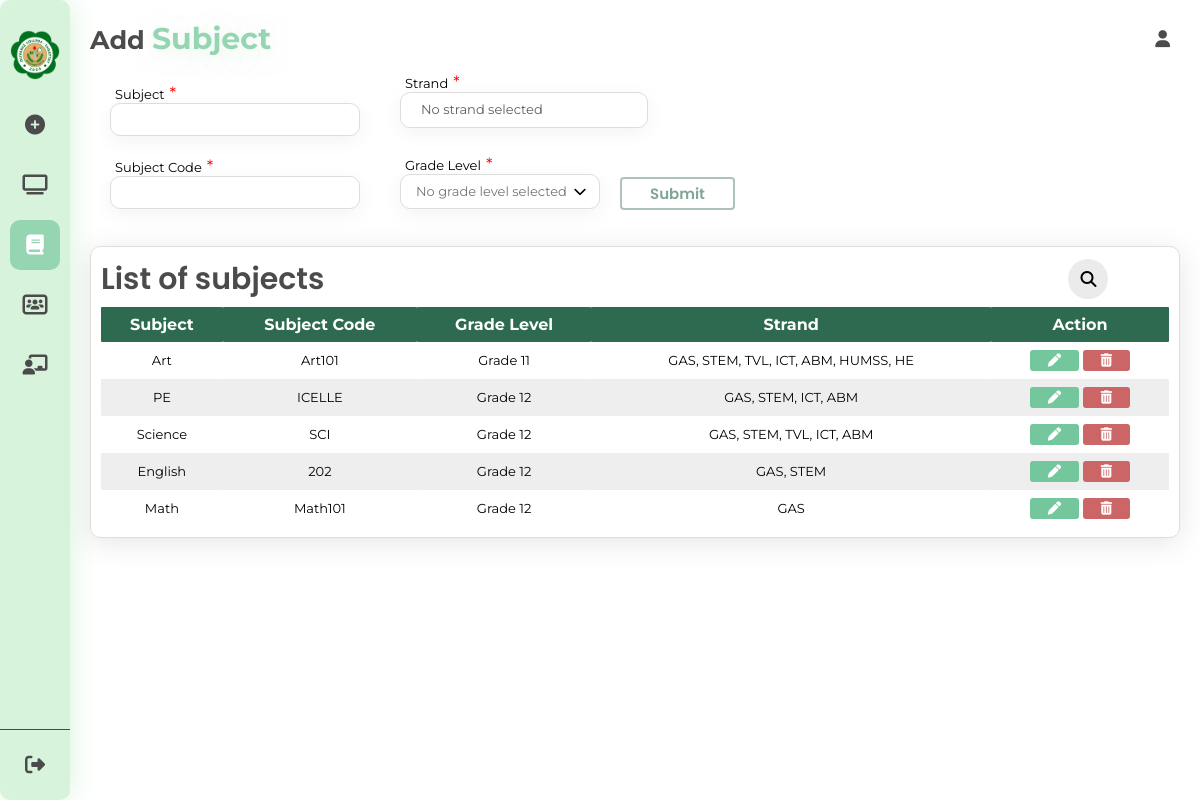
Screenshot of /subject.php (signed in) with the database file from the repository.
### tables this page shows
CREATE TABLE `subjects` (
  `id` int(11) NOT NULL,
  `subject_name` varchar(255) NOT NULL,
  `subject_code` varchar(255) NOT NULL,
  `grade_level` varchar(255) NOT NULL,
  `strand` varchar(255) NOT NULL
);

### subject.php (the view, shortened to what this page needs)
<?php
include('connect.php');
?>
<!DOCTYPE html>
<html lang="en">
<head>
  <link rel="stylesheet" href="subject.css" />
  <link rel="stylesheet" href="https://cdnjs.cloudflare.com/ajax/libs/font-awesome/6.5.1/css/all.min.css" />
</head>
<body>
  <div class="container">
    <nav>
      <div class="logo">
        <img src="./img/olivarez-college-tagaytay-logo.png" alt="oct logo">
      </div>
      <div class="public">
        <a href="./generate.php"><i class="fa-solid fa-circle-plus"></i><span>Create schedule</span></a>
        <a href="./dashboard.php"> <i class="fa-solid fa-tv"></i><span>Dashboard</span></a>
        <a href="./subject.php" class="active"><i class="fa-solid fa-book"></i><span>Subjects</span></a>
        <a href="./section.php"><i class="fa-solid fa-users-rectangle"></i><span>Sections</span></a>
        <a href="./teachers.php"><i class="fa-solid fa-chalkboard-user"></i> <span>Teachers</span></a>
      </div>
      <div class="admin">
        <a class="logout"><i class="fa-solid fa-right-from-bracket"></i><span>Logout</span></a>
      </div>
    </nav>
    <section class="main-content">
      <div class="main-logo">
        <h1>Add <span>Subject</span></h1>
        <i class="fa-solid fa-user"></i>
      </div>
      <div class="inputs">
        <form name="subjectForm" action="add_subject.php" method="post" onsubmit="return validateForm()">
          <div class="subject-code">
            <div class="subj-code">
              <span>Subject<span style="color: red; font-size: 1.3em">*</span></span>
              <input type="text" class="first-name input" autocomplete="off" name="subject_name" />
            </div>
            <div class="subj-code">
              <span>Subject Code<span style="color: red; font-size: 1.3em">*</span></span>
              <input type="text" class="first-name input" autocomplete="off" name="subject_code" />
            </div>
          </div>
          <div class="yrlvl-gradelvl">
            <div class="strand-dropdown">
              <span class="input-info">
                Strand<span style="color: red; font-size: 1.3em">*</span>
              </span>
            </div>
            <div class="dropdown-gradelvl">
              <span class="input-info">Grade Level<span style="color: red; font-size: 1.3em">*</span></span>
              <input type="text" class="textbox-grade input" placeholder="No grade level selected" readonly name="grade_level" />
              <span class="icon-down"><i class="fa-solid fa-chevron-down"></i></span>
            </div>
          </div>
          <div class="button-submit">
            <button href="" class="btn-submit">Submit</button>
          </div>
        </form>
      </div>
      <div class="subject-table">
        <div class="table-header">
          <span>List of subjects</span>
          <div class="table-search">
            <form class="search-container">
              <input id="search-box" type="text" class="search-box" name="" />
              <label for="search-box"><i class="fa-solid fa-magnifying-glass search-icon"></i></label>
            </form>
          </div>
        </div>
        <div class="table-container">
          <table class="table">
            <thead>
              <tr>
                <th>Subject</th>
                <th>Subject Code</th>
                <th>Grade Level</th>
                <th>Strand</th>
                <th>Action</th>
              </tr>
            </thead>
            <tbody>
              <?php
              $query = "SELECT * FROM subjects ORDER BY id DESC";
              $result = $conn->query($query);
              if ($result->num_rows > 0) {
                while ($row = $result->fetch_assoc()) {
                  echo "<tr>";
                  echo "<td>" . $row['subject_name'] . "</td>";
                  echo "<td>" . $row['subject_code'] . "</td>";
                  echo "<td>" . $row['grade_level'] . "</td>";
                  echo "<td>" . $row['strand'] . "</td>";
                  echo "<td>
                    <a href='edit_page_subjects.php?id=" . $row['id'] . "'><button class='edit'><i class='fa-solid fa-pen'></i></button></a>
                    <a href='delete_subjects.php?id=" . $row['id'] . "'><button class='delete' type='submit' name='delete'><i class='fa-solid fa-trash-can'></i></button></a>
                    </td>";
                  echo "</tr>";
                }
              } else {
                echo "<tr><td colspan='5'>No subject available</td></tr>";
              }
              ?>
            </tbody>
          </table>
        </div>
      </div>
    </section>
  </div>
</body>
</html>

### rows the page displays
subjects: subject_name "Art", subject_code "Art101", grade_level "Grade 11", strand "GAS, STEM, TVL, ICT, ABM, HUMSS, HE"
subjects: subject_name "PE", subject_code "ICELLE", grade_level "Grade 12", strand "GAS, STEM, ICT, ABM"
subjects: subject_name "Science", subject_code "SCI", grade_level "Grade 12", strand "GAS, STEM, TVL, ICT, ABM"
subjects: subject_name "English", subject_code "202", grade_level "Grade 12", strand "GAS, STEM"
subjects: subject_name "Math", subject_code "Math101", grade_level "Grade 12", strand "GAS"
